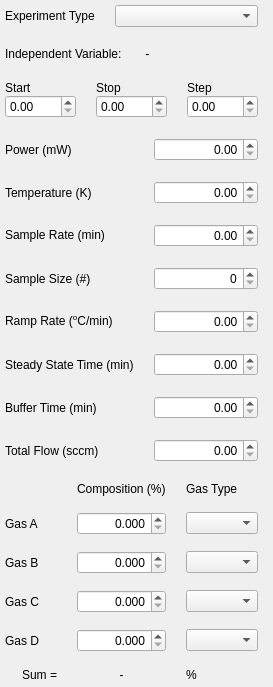
      <widget class="QWidget" name="tabExperimentDesign">
       <property name="sizePolicy">
        <sizepolicy hsizetype="Expanding" vsizetype="Expanding">
         <horstretch>0</horstretch>
         <verstretch>0</verstretch>
        </sizepolicy>
       </property>
       <attribute name="title">
        <string>Experiment Design</string>
       </attribute>
       <layout class="QHBoxLayout" name="horizontalLayout_8" stretch="1,3">
        <property name="spacing">
         <number>10</number>
        </property>
        <property name="leftMargin">
         <number>5</number>
        </property>
        <property name="topMargin">
         <number>5</number>
        </property>
        <property name="rightMargin">
         <number>5</number>
        </property>
        <property name="bottomMargin">
         <number>5</number>
        </property>
        <item>
         <layout class="QVBoxLayout" name="verticalLayout">
          <property name="spacing">
           <number>20</number>
          </property>
          <item>
           <layout class="QFormLayout" name="formLayout_6">
            <property name="sizeConstraint">
             <enum>QLayout::SetMaximumSize</enum>
            </property>
            <property name="fieldGrowthPolicy">
             <enum>QFormLayout::AllNonFixedFieldsGrow</enum>
            </property>
            <property name="verticalSpacing">
             <number>9</number>
            </property>
            <item row="0" column="0">
             <widget class="QLabel" name="label_5">
              <property name="text">
               <string>Experiment Type</string>
              </property>
             </widget>
            </item>
            <item row="0" column="1">
             <widget class="QComboBox" name="expt_types"/>
            </item>
           </layout>
          </item>
          <item>
           <layout class="QHBoxLayout" name="horizontalLayout_9">
            <property name="sizeConstraint">
             <enum>QLayout::SetMaximumSize</enum>
            </property>
            <item>
             <widget class="QLabel" name="IndVar">
              <property name="maximumSize">
               <size>
                <width>16777215</width>
                <height>30</height>
               </size>
              </property>
              <property name="text">
               <string>Independent Variable:</string>
              </property>
             </widget>
            </item>
            <item>
             <widget class="QLabel" name="label_IndVar">
              <property name="text">
               <string> - </string>
              </property>
             </widget>
            </item>
           </layout>
          </item>
          <item>
           <layout class="QGridLayout" name="gridLayout_9">
            <property name="sizeConstraint">
             <enum>QLayout::SetMaximumSize</enum>
            </property>
            <property name="topMargin">
             <number>0</number>
            </property>
            <property name="verticalSpacing">
             <number>0</number>
            </property>
            <item row="1" column="2">
             <widget class="QDoubleSpinBox" name="IndVar_step">
              <property name="maximum">
               <double>1000.000000000000000</double>
              </property>
             </widget>
            </item>
            <item row="0" column="2">
             <widget class="QLabel" name="label_80">
              <property name="maximumSize">
               <size>
                <width>16777215</width>
                <height>30</height>
               </size>
              </property>
              <property name="text">
               <string>Step</string>
              </property>
             </widget>
            </item>
            <item row="0" column="1">
             <widget class="QLabel" name="label_79">
              <property name="maximumSize">
               <size>
                <width>16777215</width>
                <height>30</height>
               </size>
              </property>
              <property name="text">
               <string>Stop</string>
              </property>
             </widget>
            </item>
            <item row="1" column="0">
             <widget class="QDoubleSpinBox" name="IndVar_start">
              <property name="maximum">
               <double>1000.000000000000000</double>
              </property>
             </widget>
            </item>
            <item row="0" column="0">
             <widget class="QLabel" name="label_78">
              <property name="maximumSize">
               <size>
                <width>16777215</width>
                <height>30</height>
               </size>
              </property>
              <property name="text">
               <string>Start</string>
              </property>
             </widget>
            </item>
            <item row="1" column="1">
             <widget class="QDoubleSpinBox" name="IndVar_stop">
              <property name="maximum">
               <double>1000.000000000000000</double>
              </property>
             </widget>
            </item>
           </layout>
          </item>
          <item>
           <layout class="QFormLayout" name="formLayout_4">
            <property name="verticalSpacing">
             <number>20</number>
            </property>
            <item row="0" column="0">
             <widget class="QLabel" name="label_7">
              <property name="text">
               <string>Power (mW)</string>
              </property>
             </widget>
            </item>
            <item row="0" column="1">
             <widget class="QDoubleSpinBox" name="setPower">
              <property name="alignment">
               <set>Qt::AlignRight|Qt::AlignTrailing|Qt::AlignVCenter</set>
              </property>
              <property name="maximum">
               <double>2000.000000000000000</double>
              </property>
             </widget>
            </item>
            <item row="1" column="0">
             <widget class="QLabel" name="label_77">
              <property name="text">
               <string>Temperature (K)</string>
              </property>
             </widget>
            </item>
            <item row="1" column="1">
             <widget class="QDoubleSpinBox" name="setTemp">
              <property name="alignment">
               <set>Qt::AlignRight|Qt::AlignTrailing|Qt::AlignVCenter</set>
              </property>
              <property name="maximum">
               <double>723.000000000000000</double>
              </property>
             </widget>
            </item>
            <item row="2" column="0">
             <widget class="QLabel" name="label_8">
              <property name="text">
               <string>&lt;html&gt;&lt;head/&gt;&lt;body&gt;&lt;p&gt;Sample Rate (min)&lt;/p&gt;&lt;/body&gt;&lt;/html&gt;</string>
              </property>
             </widget>
            </item>
            <item row="2" column="1">
             <widget class="QDoubleSpinBox" name="setSampleRate">
              <property name="alignment">
               <set>Qt::AlignRight|Qt::AlignTrailing|Qt::AlignVCenter</set>
              </property>
             </widget>
            </item>
            <item row="3" column="0">
             <widget class="QLabel" name="label_9">
              <property name="text">
               <string>Sample Size (#)</string>
              </property>
             </widget>
            </item>
            <item row="3" column="1">
             <widget class="QSpinBox" name="setSampleSize">
              <property name="alignment">
               <set>Qt::AlignRight|Qt::AlignTrailing|Qt::AlignVCenter</set>
              </property>
             </widget>
            </item>
            <item row="4" column="0">
             <widget class="QLabel" name="label_10">
              <property name="text">
               <string>&lt;html&gt;&lt;head/&gt;&lt;body&gt;&lt;p&gt;Ramp Rate (&lt;span style=&quot; vertical-align:super;&quot;&gt;o&lt;/span&gt;C/min)&lt;/p&gt;&lt;/body&gt;&lt;/html&gt;</string>
              </property>
             </widget>
            </item>
            <item row="4" column="1">
             <widget class="QDoubleSpinBox" name="setRampRate">
              <property name="alignment">
               <set>Qt::AlignRight|Qt::AlignTrailing|Qt::AlignVCenter</set>
              </property>
             </widget>
            </item>
            <item row="6" column="0">
             <widget class="QLabel" name="label_11">
              <property name="text">
               <string>Buffer Time (min)</string>
              </property>
             </widget>
            </item>
            <item row="6" column="1">
             <widget class="QDoubleSpinBox" name="setBuffer">
              <property name="alignment">
               <set>Qt::AlignRight|Qt::AlignTrailing|Qt::AlignVCenter</set>
              </property>
             </widget>
            </item>
            <item row="7" column="0">
             <widget class="QLabel" name="label_15">
              <property name="text">
               <string>Total Flow (sccm)</string>
              </property>
             </widget>
            </item>
            <item row="7" column="1">
             <widget class="QDoubleSpinBox" name="setFlow">
              <property name="alignment">
               <set>Qt::AlignRight|Qt::AlignTrailing|Qt::AlignVCenter</set>
              </property>
              <property name="maximum">
               <double>50.000000000000000</double>
              </property>
              <property name="singleStep">
               <double>0.100000000000000</double>
              </property>
             </widget>
            </item>
            <item row="5" column="0">
             <widget class="QLabel" name="label_36">
              <property name="text">
               <string>Steady State Time (min)</string>
              </property>
             </widget>
            </item>
            <item row="5" column="1">
             <widget class="QDoubleSpinBox" name="setTSteady">
              <property name="alignment">
               <set>Qt::AlignRight|Qt::AlignTrailing|Qt::AlignVCenter</set>
              </property>
             </widget>
            </item>
           </layout>
          </item>
          <item>
           <layout class="QGridLayout" name="gridLayout_2">
            <property name="verticalSpacing">
             <number>16</number>
            </property>
            <item row="4" column="1">
             <widget class="QDoubleSpinBox" name="setGasDComp">
              <property name="alignment">
               <set>Qt::AlignRight|Qt::AlignTrailing|Qt::AlignVCenter</set>
              </property>
              <property name="decimals">
               <number>3</number>
              </property>
              <property name="maximum">
               <double>100.000000000000000</double>
              </property>
              <property name="singleStep">
               <double>0.010000000000000</double>
              </property>
             </widget>
            </item>
            <item row="4" column="0">
             <widget class="QLabel" name="label_19">
              <property name="text">
               <string>Gas D</string>
              </property>
             </widget>
            </item>
            <item row="4" column="2">
             <widget class="QComboBox" name="setGasDType"/>
            </item>
            <item row="0" column="1">
             <widget class="QLabel" name="label_16">
              <property name="text">
               <string>Composition (%)</string>
              </property>
             </widget>
            </item>
            <item row="3" column="1">
             <widget class="QDoubleSpinBox" name="setGasCComp">
              <property name="alignment">
               <set>Qt::AlignRight|Qt::AlignTrailing|Qt::AlignVCenter</set>
              </property>
              <property name="decimals">
               <number>3</number>
              </property>
              <property name="maximum">
               <double>100.000000000000000</double>
              </property>
              <property name="singleStep">
               <double>0.010000000000000</double>
              </property>
             </widget>
            </item>
            <item row="1" column="1">
             <widget class="QDoubleSpinBox" name="setGasAComp">
              <property name="alignment">
               <set>Qt::AlignRight|Qt::AlignTrailing|Qt::AlignVCenter</set>
              </property>
              <property name="decimals">
               <number>3</number>
              </property>
              <property name="maximum">
               <double>100.000000000000000</double>
              </property>
              <property name="singleStep">
               <double>0.010000000000000</double>
              </property>
             </widget>
            </item>
            <item row="0" column="2">
             <widget class="QLabel" name="label_17">
              <property name="text">
               <string>Gas Type</string>
              </property>
             </widget>
            </item>
            <item row="1" column="2">
             <widget class="QComboBox" name="setGasAType"/>
            </item>
            <item row="3" column="2">
             <widget class="QComboBox" name="setGasCType"/>
            </item>
            <item row="2" column="2">
             <widget class="QComboBox" name="setGasBType"/>
            </item>
            <item row="3" column="0">
             <widget class="QLabel" name="label_14">
              <property name="text">
               <string>Gas C</string>
              </property>
             </widget>
            </item>
            <item row="1" column="0">
             <widget class="QLabel" name="label_12">
              <property name="text">
               <string>Gas A</string>
              </property>
             </widget>
            </item>
            <item row="2" column="1">
             <widget class="QDoubleSpinBox" name="setGasBComp">
              <property name="alignment">
               <set>Qt::AlignRight|Qt::AlignTrailing|Qt::AlignVCenter</set>
              </property>
              <property name="decimals">
               <number>3</number>
              </property>
              <property name="maximum">
               <double>100.000000000000000</double>
              </property>
              <property name="singleStep">
               <double>0.010000000000000</double>
              </property>
             </widget>
            </item>
            <item row="2" column="0">
             <widget class="QLabel" name="label_13">
              <property name="text">
               <string>Gas B</string>
              </property>
             </widget>
            </item>
            <item row="5" column="0">
             <widget class="QLabel" name="label_32">
              <property name="text">
               <string>Sum =</string>
              </property>
              <property name="alignment">
               <set>Qt::AlignRight|Qt::AlignTrailing|Qt::AlignVCenter</set>
              </property>
             </widget>
            </item>
            <item row="5" column="1">
             <widget class="QLabel" name="designCompSum">
              <property name="text">
               <string>-</string>
              </property>
              <property name="alignment">
               <set>Qt::AlignCenter</set>
              </property>
             </widget>
            </item>
            <item row="5" column="2">
             <widget class="QLabel" name="label_39">
              <property name="text">
               <string>%</string>
              </property>
             </widget>
            </item>
           </layout>
          </item>
         </layout>
        </item>
        <item>
         <layout class="QVBoxLayout" name="verticalLayoutDesignFig" stretch="20">
          <property name="spacing">
           <number>5</number>
          </property>
          <property name="leftMargin">
           <number>0</number>
          </property>
          <property name="topMargin">
           <number>0</number>
          </property>
          <property name="rightMargin">
           <number>0</number>
          </property>
          <property name="bottomMargin">
           <number>0</number>
          </property>
          <item>
           <widget class="MplWidget" name="plotWidgetDesign" native="true"/>
          </item>
         </layout>
        </item>
       </layout>
      </widget>
